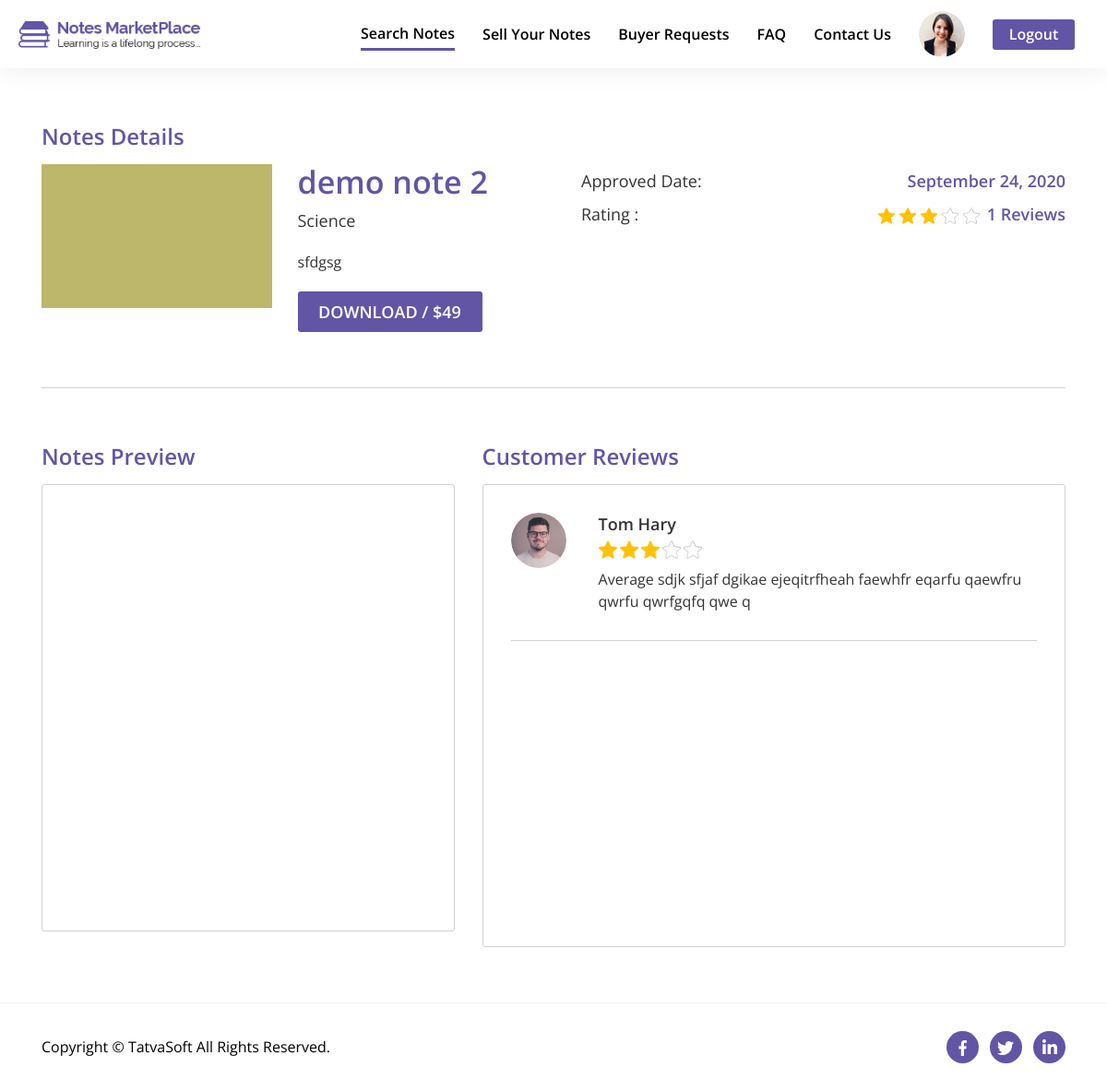
The app's page /Front/html/note-detail.php?note_id=514 (signed in) with its own data.
### tables this page shows
CREATE TABLE `user_profile` (
  `ProfileID` int(11) NOT NULL,
  `UserID` int(11) NOT NULL,
  `DOB` date DEFAULT NULL,
  `Gender` int(11) DEFAULT NULL,
  `SecondaryEmail` varchar(100) NOT NULL,
  `CountryCode` varchar(5) NOT NULL,
  `PhoneNumber` varchar(20) NOT NULL,
  `ProfilePicture` varchar(500) DEFAULT NULL,
  `AddressLine1` varchar(100) NOT NULL,
  `AddressLine2` varchar(100) NOT NULL,
  `City` varchar(50) NOT NULL,
  `State` varchar(50) NOT NULL,
  `ZipCode` varchar(50) NOT NULL,
  `Country` varchar(50) NOT NULL,
  `University` varchar(100) DEFAULT NULL,
  `College` varchar(100) DEFAULT NULL,
  `CreatedDate` datetime DEFAULT current_timestamp(),
  `CreatedBy` int(11) DEFAULT NULL,
  `ModifiedDate` datetime DEFAULT NULL ON UPDATE current_timestamp(),
  `ModifiedBy` int(11) DEFAULT NULL
);

CREATE TABLE `seller_notes` (
  `NoteID` int(11) NOT NULL,
  `SellerID` int(11) NOT NULL,
  `Status` int(11) NOT NULL,
  `ActionedBy` int(11) DEFAULT NULL,
  `AdminRemarks` mediumtext DEFAULT NULL,
  `PublishedDate` datetime DEFAULT NULL,
  `Title` varchar(100) NOT NULL,
  `Category` int(11) NOT NULL,
  `DisplayPicture` varchar(500) DEFAULT NULL,
  `NoteType` int(11) DEFAULT NULL,
  `NumberOfPages` int(11) DEFAULT NULL,
  `Description` mediumtext NOT NULL,
  `UniversityName` varchar(200) DEFAULT NULL,
  `Country` int(11) DEFAULT NULL,
  `Course` varchar(100) DEFAULT NULL,
  `CourseCode` varchar(100) DEFAULT NULL,
  `Professor` varchar(100) DEFAULT NULL,
  `IsPaid` bit(1) NOT NULL,
  `SellingPrice` decimal(10,0) DEFAULT NULL,
  `NotesPreview` mediumtext DEFAULT NULL,
  `CreatedDate` datetime DEFAULT current_timestamp(),
  `CreatedBy` int(11) DEFAULT NULL,
  `ModifiedDate` datetime DEFAULT NULL ON UPDATE current_timestamp(),
  `ModifiedBy` int(11) DEFAULT NULL,
  `IsActive` bit(1) NOT NULL DEFAULT b'1'
);

CREATE TABLE `note_categories` (
  `CategoryID` int(11) NOT NULL,
  `Name` varchar(100) NOT NULL,
  `Description` mediumtext NOT NULL,
  `CreatedDate` datetime DEFAULT current_timestamp(),
  `CreatedBy` int(11) DEFAULT NULL,
  `ModifiedDate` datetime DEFAULT NULL ON UPDATE current_timestamp(),
  `ModifiedBy` int(11) DEFAULT NULL,
  `IsActive` bit(1) NOT NULL DEFAULT b'1'
);

CREATE TABLE `seller_notes_reviews` (
  `ReviewID` int(11) NOT NULL,
  `NoteID` int(11) NOT NULL,
  `ReviewedBy` int(11) NOT NULL,
  `AgainstDownloadID` int(11) NOT NULL,
  `Ratings` decimal(10,0) NOT NULL,
  `Comments` mediumtext NOT NULL,
  `CreatedDate` datetime DEFAULT current_timestamp(),
  `CreatedBy` int(11) DEFAULT NULL,
  `ModifiedDate` datetime DEFAULT NULL ON UPDATE current_timestamp(),
  `ModifiedBy` int(11) DEFAULT NULL,
  `IsActive` bit(1) NOT NULL DEFAULT b'1'
);

CREATE TABLE `users` (
  `UserID` int(11) NOT NULL,
  `RoleID` int(11) NOT NULL DEFAULT 3,
  `FirstName` varchar(50) NOT NULL,
  `LastName` varchar(50) NOT NULL,
  `EmailID` varchar(100) NOT NULL,
  `Password` varchar(24) NOT NULL,
  `IsEmailVerified` bit(1) NOT NULL DEFAULT b'0',
  `CreatedDate` datetime DEFAULT current_timestamp(),
  `CreatedBy` int(11) DEFAULT NULL,
  `ModifiedDate` datetime DEFAULT NULL ON UPDATE current_timestamp(),
  `ModifiedBy` int(11) DEFAULT NULL,
  `IsActive` bit(1) NOT NULL DEFAULT b'1'
);

### Front/html/note-detail.php (the view, shortened to what the rows shown need)
<?php include "../includes/head.php"; ?>
<body>
    <section id="note-detail">
        <?php if (isset($_SESSION['UserLoggedIn'])) { ?>
            <div class="only-white-nav extra-style-nav">
                <header class="site-header">
                    <div class="header-wrapper">
                        <div class="logo-wrapper">
                            <a href="index.php" title="Site Logo">
                                <img src="../images/logo/dark-logo.png" alt="Logo">
                            </a>
                        </div>
                        <div class="navigation-wrapper">
                            <nav class="main-nav">
                                <ul class="menu-navigation">
                                    <li class="active">
                                        <a class="hover-bottom-border" href="search-notes.php">Search Notes</a>
                                    </li>
                                    <li>
                                        <a class="hover-bottom-border" href="dashboard.php">Sell Your Notes</a>
                                    </li>
                                    <li>
                                        <a class="hover-bottom-border" href="buyers-requests.php">Buyer Requests</a>
                                    </li>
                                    <li>
                                        <a class="hover-bottom-border" href="faq.php">FAQ</a>
                                    </li>
                                    <li>
                                        <a class="hover-bottom-border" href="contact-us.php">Contact Us</a>
                                    </li>
                                    <li class="logged-in-user-photo-li">
                                        <div class="dropdown">
                                            <a href="#" role="button" id="dropdownMenuLink" data-toggle="dropdown" aria-haspopup="true" aria-expanded="false">
                                                <div class="logged-in-user-photo">
                                                    <img src="<?php echo $user_dp_path; ?>" alt="User Photo" class="rounded-circle">
                                                </div>
                                            </a>
                                        </div>
                                    </li>
                                    <li>
                                        <a class="btn btn-general btn-purple logout-link" href="javascript:void(0)" title="Download" role="button">Logout</a>
                                    </li>
                                </ul>
                            </nav>
                        </div>
                    </div>
                </header>
            </div>
        <?php } ?>
        <?php
        if (isset($_SESSION['UserID'])) {
            $UserID = $_SESSION['UserID'];
        }
        if (isset($_GET['note_id'])) {
            $NoteID = $_GET['note_id'];
            $get_note_details = "SELECT SellerID, DATE_FORMAT(PublishedDate, '%M %e, %Y') as PublishedDate, Title, Category, DisplayPicture, NoteType, NumberOfPages, Description, UniversityName, Country, Course, CourseCode, Professor, IsPaid, SellingPrice, NotesPreview FROM seller_notes WHERE NoteID = {$NoteID} ";
            $get_note_details_query = mysqli_query($connection, $get_note_details);
            $note_details_row = mysqli_fetch_assoc($get_note_details_query);
            $NoteDP = $note_details_row['DisplayPicture'];
            if ($NoteDP != null) {
                $NoteDP_path = $NoteDP;
            } else {
                $NoteDP_path = "../images/notes-detail/defaultDP.png";
            }
            $NoteTitle = $note_details_row['Title'];
            $NoteCategoryID = $note_details_row['Category'];
            $NoteCategory = mysqli_fetch_assoc(mysqli_query($connection, "SELECT Name From note_categories WHERE CategoryID = {$NoteCategoryID}"))['Name'];
            $NoteDesc = $note_details_row['Description'];
            $NoteIsPaid = $note_details_row['IsPaid'];
            if ($NoteIsPaid == 0) {
                $NoteSellingPrice = '';
            } else {
                $NoteSellingPrice = " / $" . $note_details_row['SellingPrice'];
            }
            $get_attachments = "SELECT * FROM seller_notes_attachements WHERE NoteID = {$NoteID} AND IsActive = 1 ";
            $get_attachments_query = mysqli_query($connection, $get_attachments);
            $get_attachments_count = mysqli_num_rows($get_attachments_query);
        }
        ?>
        <div class="container">
            <div class="content-box-lg with-bottom-border">
                <div class="row no-gutters">
                    <div class="col-lg-6 col-md-6 col-sm-12 col-12 note-details-left">
                        <div class="row no-gutters">
                            <div class="col-lg-6 col-md-6 col-sm-6 col-12"><img class="note-img-full img-fluid" src="<?php echo $NoteDP_path; ?>" alt=""></div>
                            <div class="col-lg-6 col-md-6 col-sm-6 col-12">
                                <div class="note-desc-box">
                                    <p class="note-name"><?php echo $NoteTitle; ?></p>
                                    <p class="note-type-genre"><?php echo $NoteCategory; ?></p>
                                    <p class="note-desc"><?php echo $NoteDesc; ?></p>
                                    <?php
                                    if (isset($_SESSION['UserLoggedIn'])) {
                                        $check_downloads = "SELECT * FROM downloads WHERE NoteID = {$NoteID} AND Downloader = {$UserID} ";
                                        $check_downloads_query = mysqli_query($connection, $check_downloads);
                                        $check_downloads_count = mysqli_num_rows($check_downloads_query);
                                    }
                                    if ($get_attachments_count == 1) { ?>
                                        <?php }
                                    if (isset($_SESSION['UserLoggedIn'])) {
                                        if ($NoteIsPaid == 0) { ?>
                                            <form action="" method="POST" id="free-note-download-form" data-note-count="<?php echo $get_attachments_count; ?>" data-check-downloads="<?php echo $check_downloads_count; ?>"><button name="FreeNoteButton" type="submit" class="btn btn-general btn-purple">Download<?php echo $NoteSellingPrice; ?></button></form>
                                        <?php } else { ?>
                                            <form action="" method="POST" id="paid-note-download-form">
                                                <a href="" class="btn btn-general btn-purple" data-toggle='modal' <?php if($check_downloads_count == 0){echo "data-target='#confirmPaidNoteModal'";} else {echo "data-target='#noteAlreadyDownloadedModal'";} ?> >Download<?php echo $NoteSellingPrice; ?></a>
                                            </form>
                                        <?php }
                                    }
                                        ?>
                                </div>
                            </div>
                        </div>
                    </div>
                </div>
            </div>
        </div>
        <div class="container">
            <div class="content-box-lg">
                <div class="row no-gutters">
                    <div class="col-lg-7 col-md-7 col-sm-12 col-12">
                        <div class="customer-review-box">
                            <?php
                            $get_reviews = "SELECT * FROM seller_notes_reviews WHERE NoteID = {$NoteID} AND IsActive = 1 ORDER BY Ratings DESC ";
                            $get_reviews_query = mysqli_query($connection, $get_reviews);
                            $total_reviews_count = mysqli_num_rows($get_reviews_query);
                            if ($total_reviews_count != 0) {
                            ?>
                                <div class="customer-reviews-div">
                                    <?php
                                    while ($get_reviews_row = mysqli_fetch_assoc($get_reviews_query)) {
                                        $ReviewerRatings = $get_reviews_row['Ratings'];
                                        $ReviewerComments = $get_reviews_row['Comments'];
                                        $ReviewerID = $get_reviews_row['ReviewedBy'];
                                        $get_reviewer = "SELECT * FROM users WHERE UserID = {$ReviewerID} ";
                                        $get_reviewer_query = mysqli_query($connection, $get_reviewer);
                                        $get_reviewer_row = mysqli_fetch_assoc($get_reviewer_query);
                                        $ReviewerFullName = $get_reviewer_row['FirstName'] . " " . $get_reviewer_row['LastName'];
                                        $get_reviewer_dp = "SELECT * FROM user_profile WHERE UserID = {$ReviewerID} ";
                                        $get_reviewer_dp_query = mysqli_query($connection, $get_reviewer_dp);
                                        $get_reviewer_dp_row = mysqli_fetch_assoc($get_reviewer_dp_query);
                                        $ReviewerDP_path = $get_reviewer_dp_row['ProfilePicture'];
                                    ?>
                                        <div class="customer-review-tile">
                                            <div class="row no-gutters">
                                                <div class="col-lg-2 col-md-3 col-sm-2 col-12">
                                                    <img class="reviewer-photo" src="<?php echo $ReviewerDP_path; ?>" alt="">
                                                </div>
                                                <div class="col-lg-10 col-md-9 col-sm-10 col-12">
                                                    <p class="reviewer-name"><?php echo $ReviewerFullName; ?></p>
                                                    <p class="reviewer-rating">
                                                        <span>
                                                            <?php
                                                            for ($i = 0; $i < $ReviewerRatings; $i++) {
                                                                echo "<img src='../images/notes-detail/star.png'>";
                                                            }
                                                            for ($j = 0; $j < (5 - $ReviewerRatings); $j++) {
                                                                echo "<img src='../images/notes-detail/star-white.png'>";
                                                            }
                                                            ?>
                                                        </span>
                                                    </p>
                                                    <p class="reviewer-text"><?php echo $ReviewerComments; ?></p>
                                                </div>
                                            </div>
                                        </div>
                                        <div class="customer-review-tile-border-bottom"></div>
                                    <?php } ?>
                                </div>
                            <?php } else {
                                echo "<p>No reviews.</p>";
                            } ?>
                        </div>
                    </div>
                </div>
            </div>
        </div>
    </section>
</body>
</html>

### records on screen
user_profile: ProfilePicture (picture)
seller_notes: DisplayPicture (picture), Title "demo note 2", Category.Name "Science", Description "sfdgsg", SellingPrice "/ $49"
seller_notes_reviews: user_profile.ProfilePicture (picture), ReviewedBy.LastName "Tom Hary", Ratings 3 (drawn), Comments "Average sdjk sfjaf dgikae ejeqitrfheah faewhfr eqarfu qaewfru qwrfu qwrfgqfq qwe q"

### other values on screen
$NoteApprovedDate "September 24, 2020"
$total_note_reviews "1"
